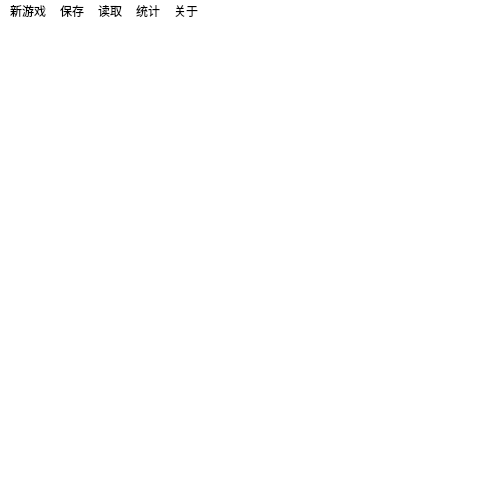
<?xml version="1.0" encoding="UTF-8"?>
<ui version="4.0">
 <class>MainWindow</class>
 <widget class="QMainWindow" name="MainWindow">
  <property name="geometry">
   <rect>
    <x>0</x>
    <y>0</y>
    <width>500</width>
    <height>500</height>
   </rect>
  </property>
  <property name="sizePolicy">
   <sizepolicy hsizetype="Fixed" vsizetype="Fixed">
    <horstretch>0</horstretch>
    <verstretch>0</verstretch>
   </sizepolicy>
  </property>
  <property name="minimumSize">
   <size>
    <width>500</width>
    <height>500</height>
   </size>
  </property>
  <property name="maximumSize">
   <size>
    <width>500</width>
    <height>500</height>
   </size>
  </property>
  <property name="windowTitle">
   <string>MainWindow</string>
  </property>
  <property name="styleSheet">
   <string notr="true">background-color: rgb(255, 255, 255);</string>
  </property>
  <widget class="QWidget" name="centralWidget"/>
  <widget class="QMenuBar" name="menuBar">
   <property name="geometry">
    <rect>
     <x>0</x>
     <y>0</y>
     <width>500</width>
     <height>25</height>
    </rect>
   </property>
   <widget class="QMenu" name="menu">
    <property name="title">
     <string>新游戏</string>
    </property>
   </widget>
   <widget class="QMenu" name="menu_2">
    <property name="title">
     <string>保存</string>
    </property>
   </widget>
   <widget class="QMenu" name="menu_3">
    <property name="title">
     <string>读取</string>
    </property>
   </widget>
   <widget class="QMenu" name="menu_4">
    <property name="title">
     <string>统计</string>
    </property>
   </widget>
   <widget class="QMenu" name="menu_5">
    <property name="title">
     <string>关于</string>
    </property>
   </widget>
   <addaction name="menu"/>
   <addaction name="menu_2"/>
   <addaction name="menu_3"/>
   <addaction name="menu_4"/>
   <addaction name="menu_5"/>
  </widget>
 </widget>
 <layoutdefault spacing="6" margin="11"/>
 <resources/>
 <connections/>
</ui>
